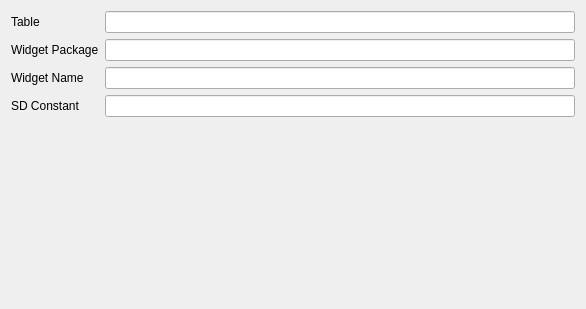
<?xml version="1.0" encoding="UTF-8"?>
<ui version="4.0">
 <class>Form</class>
 <widget class="QWidget" name="Form">
  <property name="geometry">
   <rect>
    <x>0</x>
    <y>0</y>
    <width>586</width>
    <height>309</height>
   </rect>
  </property>
  <property name="windowTitle">
   <string>Form</string>
  </property>
  <layout class="QGridLayout" name="gridLayout">
   <item row="4" column="0" colspan="2">
    <widget class="ChildTableConfig" name="child_table_config" native="true"/>
   </item>
   <item row="0" column="0">
    <widget class="QLabel" name="label">
     <property name="text">
      <string>Table</string>
     </property>
    </widget>
   </item>
   <item row="0" column="1">
    <widget class="QLineEdit" name="table_name"/>
   </item>
   <item row="2" column="0">
    <widget class="QLabel" name="label_2">
     <property name="text">
      <string>Widget Name</string>
     </property>
    </widget>
   </item>
   <item row="1" column="1">
    <widget class="QLineEdit" name="subpackage_name"/>
   </item>
   <item row="1" column="0">
    <widget class="QLabel" name="label">
     <property name="text">
      <string>Widget Package</string>
     </property>
    </widget>
   </item>
   <item row="3" column="1">
    <widget class="QLineEdit" name="nt_constant"/>
   </item>
   <item row="2" column="1">
    <widget class="QLineEdit" name="widget_name"/>
   </item>
   <item row="3" column="0">
    <widget class="QLabel" name="label_3">
     <property name="minimumSize">
      <size>
       <width>77</width>
       <height>0</height>
      </size>
     </property>
     <property name="text">
      <string>SD Constant</string>
     </property>
    </widget>
   </item>
   <item row="5" column="0" colspan="2">
    <widget class="TopLevelShapesConfigWidget" name="shapes_widget" native="true"/>
   </item>
  </layout>
 </widget>
 <customwidgets>
  <customwidget>
   <class>ChildTableConfig</class>
   <extends>QWidget</extends>
   <header>libraries/ShuffleboardGenerator/lib/ui/subpanels.h</header>
   <container>1</container>
  </customwidget>
  <customwidget>
   <class>TopLevelShapesConfigWidget</class>
   <extends>QWidget</extends>
   <header>libraries/ShuffleboardGenerator/lib/ui/subpanels.h</header>
   <container>1</container>
  </customwidget>
 </customwidgets>
 <resources/>
 <connections/>
</ui>
